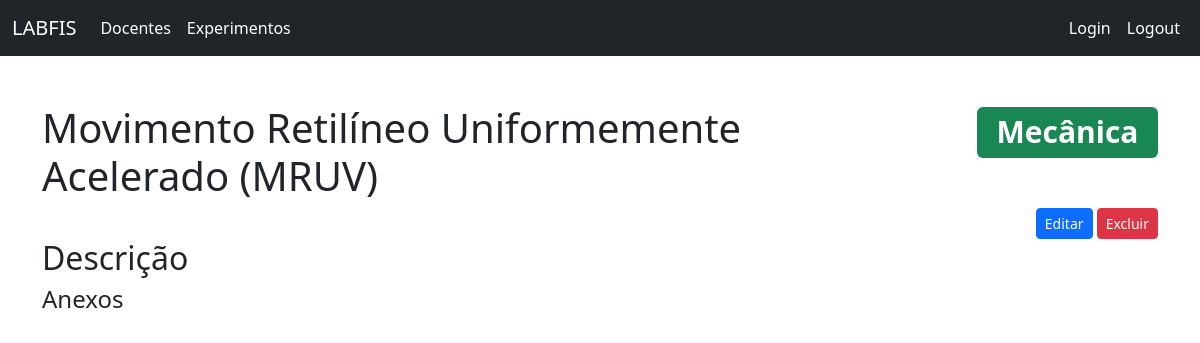
The page /experimentos/5 on the database its author committed.
### experimentos/models.py (models this page shows, shortened)
class Experimento(models.Model):
    nome = models.CharField(max_length=255, null=False)
    descricao = models.TextField(blank=True)
    area = models.ForeignKey(Area, default=1 ,on_delete=models.SET_DEFAULT)

class Area(models.Model):
    nome = models.CharField(max_length=255, null=False, unique=True)
    class Meta:
        verbose_name = "Área"
    def __str__(self):
        return self.nome

### experimentos/views.py (the view)
# urls.py: path('', views.detail_view, name='detail_view'),
def detail_view(request, id):
    context = {}
    if request.method == "GET":
        context['experimento'] = Experimento.objects.get(id=id)
        return render(request, 'experimentos/detail_view.html', context)

### templates/experimentos/detail_view.html (shortened to what this page needs)
{% extends '../base.html' %}
{% load bootstrap %}
{% block content %}
<div class="row">
    <div class="col col-8 text-start" style="display: inline;">
        <h1>{{ experimento.nome }}</h1>
    </div>
    <div class="col col-4 text-end">
        <h1><span class="badge bg-success">{{ experimento.area }}</span></h1>
    </div>
</div>
<div class="text-end">
    <a href="" class="btn btn-primary btn-sm">Editar</a>
    <a href="" class="btn btn-danger btn-sm">Excluir</a>
</div>
<h2>Descrição</h2>
<h4>Anexos</h4>
{% endblock %}

### rows shown on the page
Experimento: nome "Movimento Retilíneo Uniformemente Acelerado (MRUV)", area "Mecânica"
